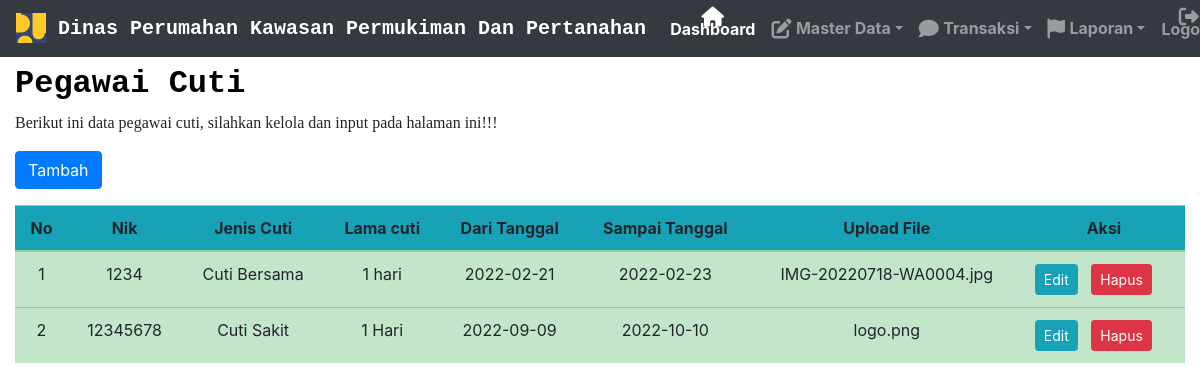
The page /index.php?modul=PegawaiCuti (signed in) on the database its author committed.
### tables this page shows
CREATE TABLE `pegawai_cuti` (
  `id_cuti` int(11) NOT NULL,
  `NIK` char(16) NOT NULL,
  `jenis_cuti` varchar(50) NOT NULL,
  `Lama_cuti` varchar(10) NOT NULL,
  `Dari_tanggal` date NOT NULL,
  `Sampai_tanggal` date NOT NULL,
  `Foto` longblob NOT NULL
);

### PegawaiCuti.php (the view)
<?php
$sqlpegawai_cuti=mysqli_query($koneksi,"SELECT * FROM pegawai_cuti");
?>
<h2><font face="Courier New"><b><font color="black">Pegawai Cuti</font></b></font></h2>
<p><font face="comic sans ms">Berikut ini data pegawai cuti, silahkan kelola dan input pada halaman ini!!!</font></p>
<p>
	<a href="index.php?modul=TambahPegawaiCuti" class="btn btn-primary"><i class="glyphicon glyphicon-user"></i>Tambah</a>
</p>
<table   class="table table-success table-striped-columns">
	<thead class="bg-info text-center">
		<tr>
		    <th>No</th>
			<th>Nik</th>
			<th>Jenis Cuti</th>
			<th>Lama cuti</th>
			<th>Dari Tanggal</th>
			<th>Sampai Tanggal</th>
			<th>Upload File</th>
			<th>Aksi</th>
		</tr>
   </thead>
 <tbody>
 <?php
$noUrut=null;
while($pegawai_cuti=mysqli_fetch_array($sqlpegawai_cuti,MYSQLI_ASSOC)){
$noUrut++;
echo '<tr>
	<td align="center">'.$noUrut.'</td>
	<td align="center">'.$pegawai_cuti['NIK'].'</td>
	<td align="center">'.$pegawai_cuti['jenis_cuti'].'</td>
	<td align="center">'.$pegawai_cuti['Lama_cuti'].'</td>
	<td align="center">'.$pegawai_cuti['Dari_tanggal'].'</td>
	<td align="center">'.$pegawai_cuti['Sampai_tanggal'].'</td>
	<td align="center">'.$pegawai_cuti['Foto'].'</td>
	<td>';
echo ' <a href="index.php?modul=PegawaiCutiEdit&NIK='.$pegawai_cuti['NIK'].'" class="btn btn-info btn-sm">Edit</a> &nbsp; <a href="index.php?modul=PegawaiCutiHapus&NIK='.$pegawai_cuti ['NIK'].'" class="btn btn-danger btn-sm">Hapus</a>';
}
?>
</tbody>
</table>

### index.php (style rules this page uses)
body { background-image: url(images/rekap1.jpg); background-color: red; background-repeat: no-repeat; background-position: auto; background-attachment: fixed; background-size: cover; margin-left: auto; margin-right: auto; }

### rows shown on the page
pegawai_cuti: NIK "1234", jenis_cuti "Cuti Bersama", Lama_cuti "1 hari", Dari_tanggal "2022-02-21", Sampai_tanggal "2022-02-23", Foto "IMG-20220718-WA0004.jpg"
pegawai_cuti: NIK "12345678", jenis_cuti "Cuti Sakit", Lama_cuti "1 Hari", Dari_tanggal "2022-09-09", Sampai_tanggal "2022-10-10", Foto "logo.png"
